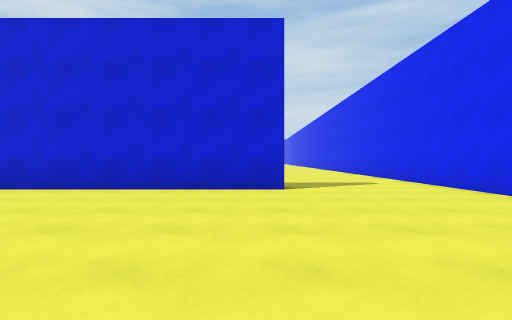
view 1 (above)

24 first-person views from a walk through a scene from a Unity 3-D project. The camera is 1.2 m above the floor, looks level and sees 80° across. The floor is counted in squares, 2 m on a side. Each view is taken from the middle of a square. On the plan, view 1 faces up. The plan holds only what a view shows up to about 9 squares ahead; the rest is blank. The place goes on beyond the plan. The player is left out.

view 2
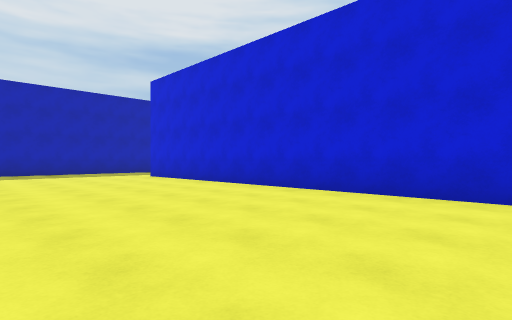

view 3
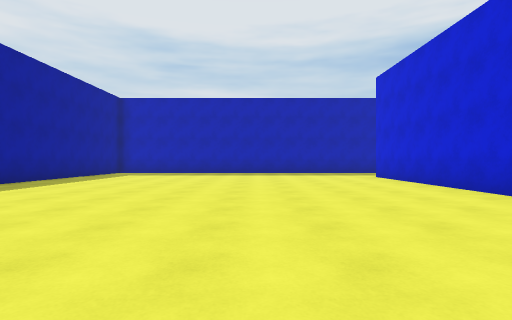

view 4
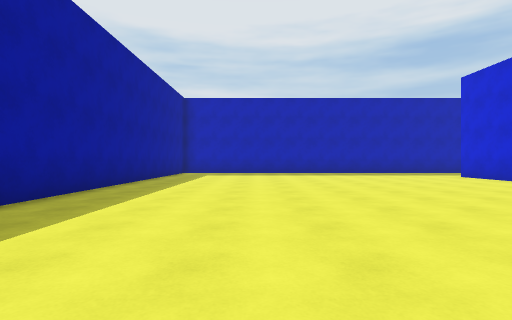

view 5
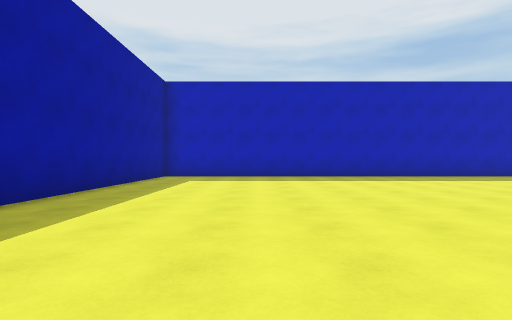

view 6
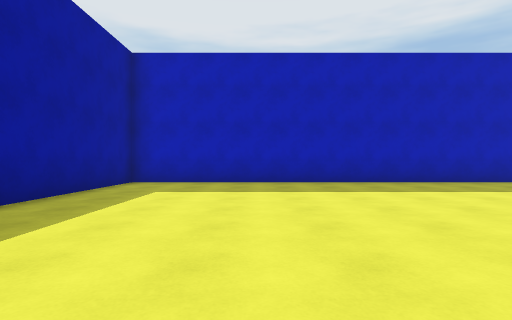

view 7
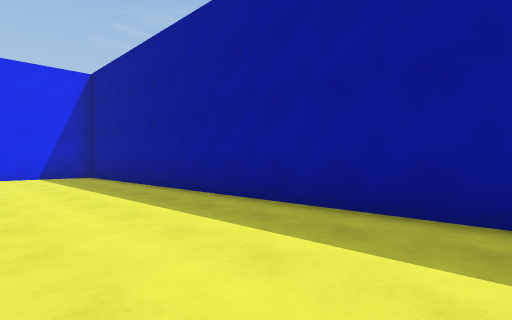

view 8
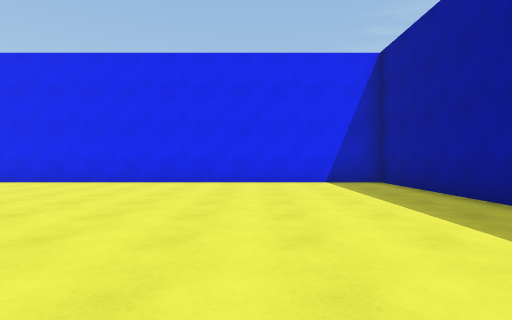

view 9
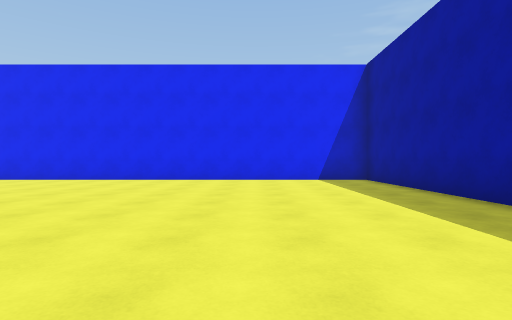

view 10
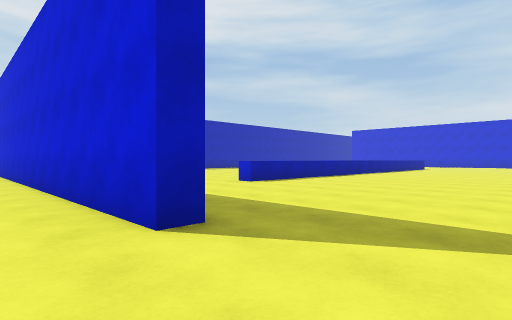

view 11
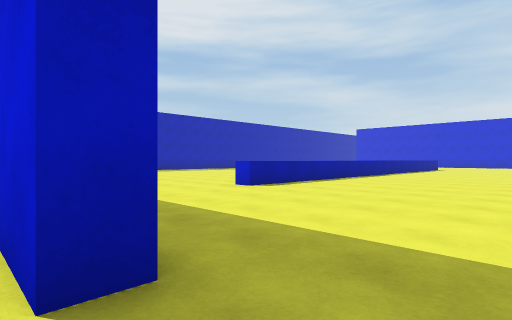

view 12
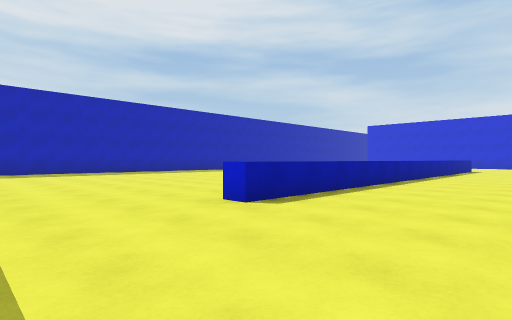

view 13
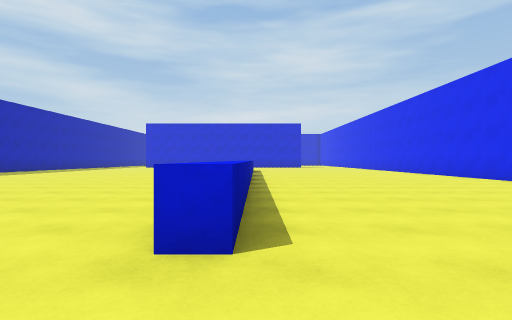

view 14
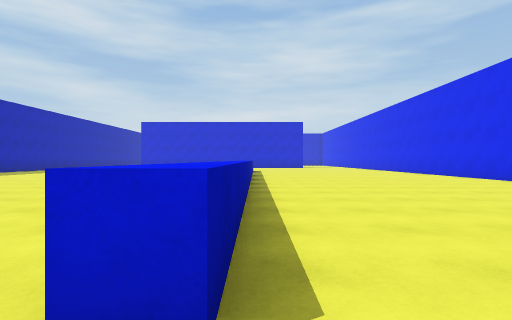

view 15
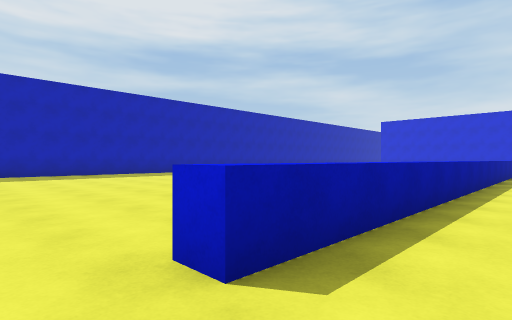

view 16
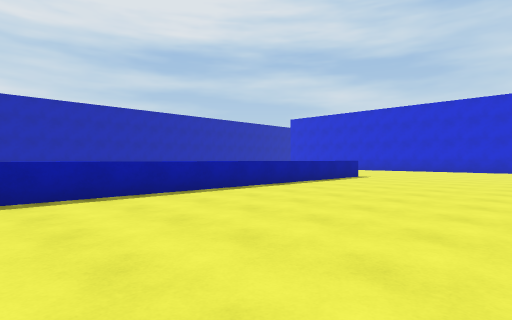

view 17
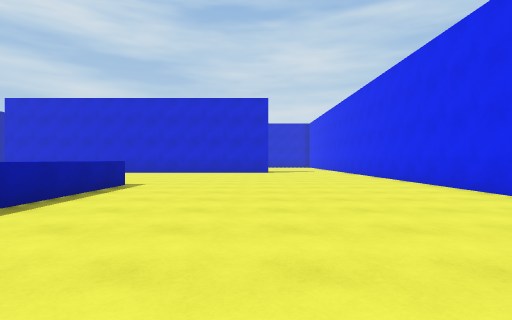

view 18
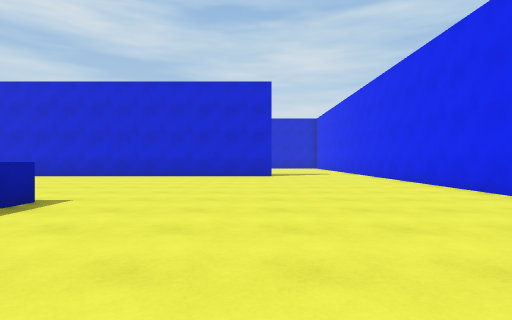

view 19
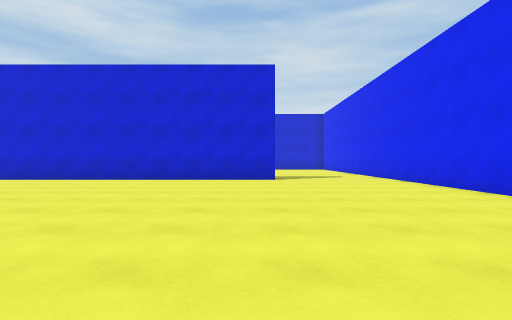

view 20
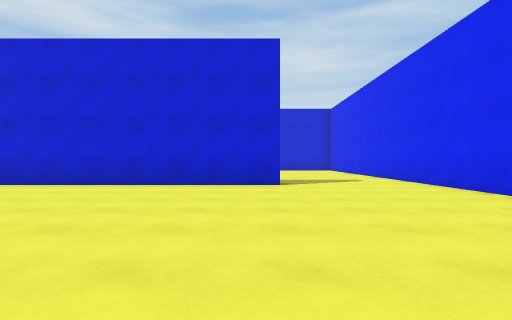

view 21
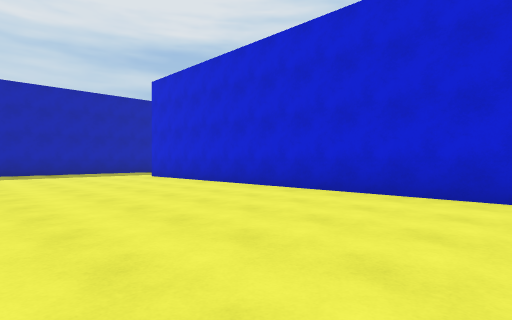

view 22
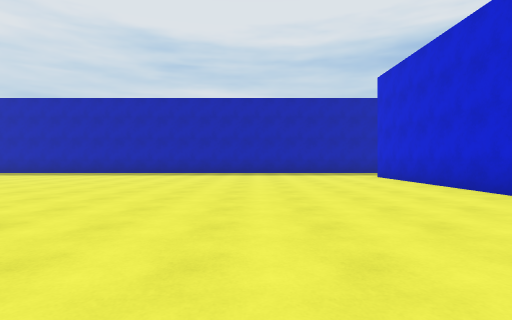

view 23
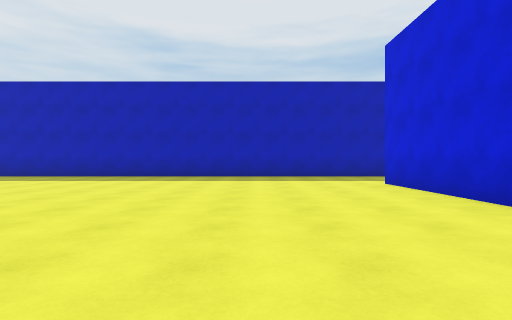

view 24
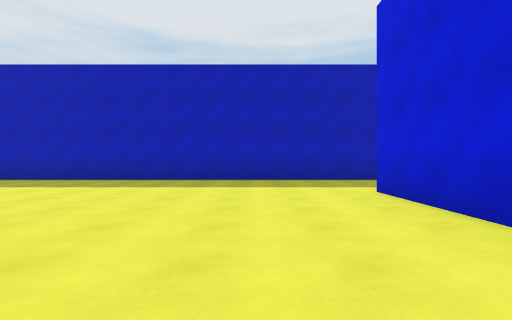

### Floor plan
Points are (right, up) in squares from view 1. A wall is a line through its corners. A room is listed if a view was taken in it or the views show most of it. See-through windows are left out.
Room 1 (views 1, 2, 3, 4, 5, 6, 7, 8, 9, 10)
walls: (-0.4, 6.2) (-10, 6.2); (-15.3, 6) (-15.3, -4.4) (4.3, -4.4) (4.3, 5.5)
ways out: opening at (-13, 6) to room 2; opening at (1.5, 5.2) to room 2
Room 2 (views 11, 12, 13, 14, 15, 16, 17, 18, 19, 20, 21, 22, 23, 24)
walls: (-3.1, 26.4) (-3.1, 10.9) (-3.8, 10.9); (4.3, 24) (4.3, 35); (0.6, 33.3) (-11.8, 33.3); (4.3, 17.6) (4.3, 19); (0.6, 6.8) (0.6, 6.2) (-0.4, 6.2); (4.3, 5.5) (4.3, 9)
ways out: opening at (-13, 6) to room 1; opening at (1.5, 5.2) to room 1

Positions as (right, up) in squares from view 1, and headings:
1: (0, 0), facing up
2: (-1, 1), facing up-left
3: (-1, 2), facing left
4: (-1, -1), facing left
5: (-4, -1), facing left
6: (-7, -1), facing left
7: (-7, -1), facing down-right
8: (-4, -1), facing right
9: (-5, -1), facing right
10: (3, 5), facing up-left
11: (2, 6), facing up-left
12: (0, 8), facing up-left
13: (-3, 9), facing up
14: (-3, 10), facing up
15: (-2, 10), facing up-left
16: (2, 16), facing up-left
17: (0, 19), facing up
18: (0, 22), facing up
19: (0, 24), facing up
20: (0, 26), facing up
21: (-1, 28), facing up-left
22: (-1, 29), facing left
23: (-4, 30), facing left
24: (-6, 31), facing left
